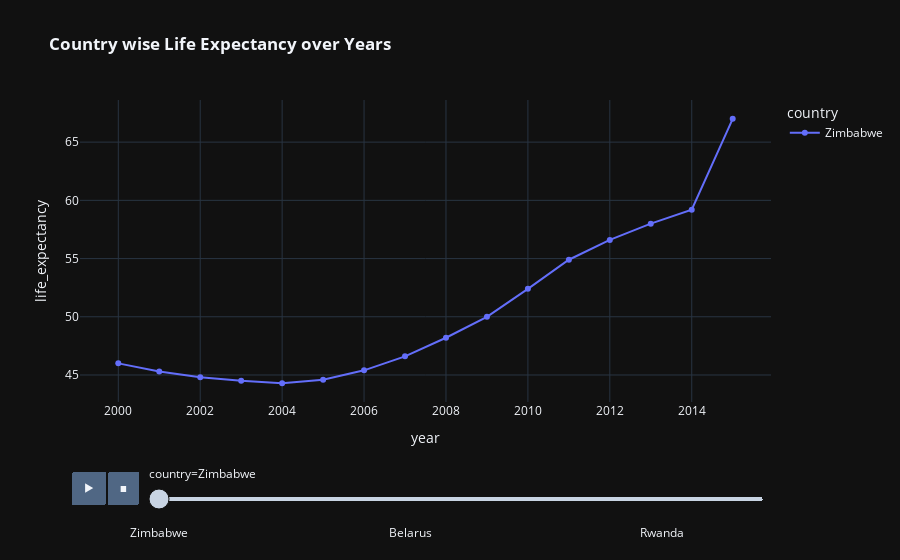

Notebook code for this chart:
### Code cell
fig=px.line(df.sort_values(by='year'),x='year',y='life_expectancy',animation_frame='country',animation_group='year',color='country',markers=True,template='plotly_dark',title='<b> Country wise Life Expectancy over Years')
fig.show()
